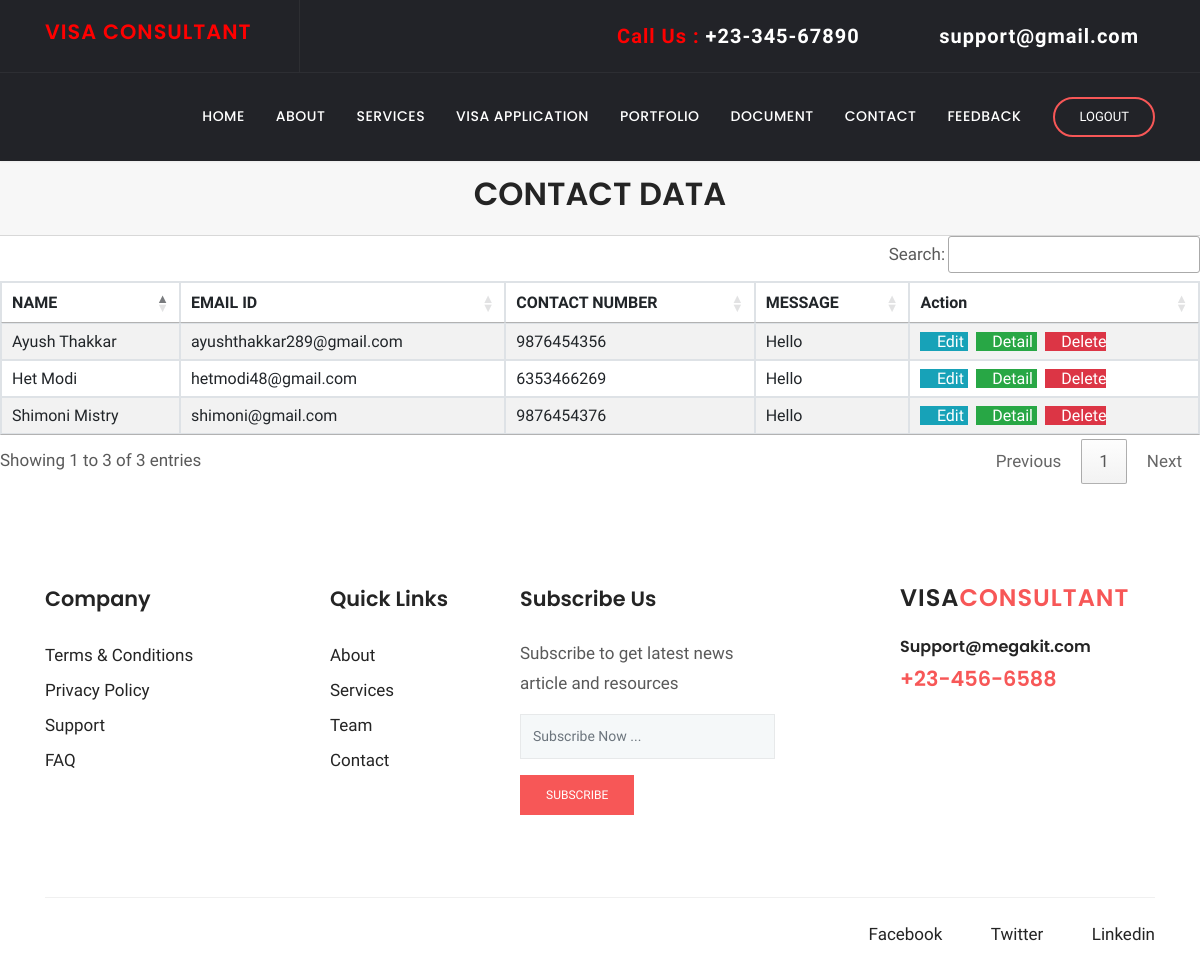
The app's page /Contact/view/ with its own data.
### Contact/models.py (models this page shows, shortened)
class contact(models.Model):
    NAME=models.CharField(max_length=25, null=True, blank=True)
    EMAIL=models.EmailField(max_length=25, null=True, blank=True)
    NUMBER=models.IntegerField(null=True, blank=True)
    MESSAGE=models.TextField(max_length=25, null=True, blank=True)

### Contact/views.py (the view)
# urls.py: path('view/', ListContactView.as_view(), name= 'contact-view'),
class ListContactView(ListView):
    model = contact
    context_object_name = 'Contact'
    template_name = 'Contact/contact_list.html'

### Contact/templates/Contact/contact_list.html (shortened to what this page needs)
{% load static %}
{% block extra_css %}
      <link rel="stylesheet" href="{% static 'plugins/bootstrap/css/bootstrap.min.css' %}">
      <link rel="stylesheet" href="{% static 'plugins/themify/css/themify-icons.css' %}">
      <link rel="stylesheet" href="{% static 'plugins/fontawesome/css/all.css' %}">
      <link rel="stylesheet" href="{% static 'plugins/magnific-popup/dist/magnific-popup.css' %}">
      <link rel="stylesheet" href="{% static 'plugins/slick-carousel/slick/slick.css' %}">
      <link rel="stylesheet" href="{% static 'plugins/slick-carousel/slick/slick-theme.css' %}">
      <link rel="stylesheet" href="{% static 'css/style.css' %}">
<link rel="stylesheet" href="https://cdn.datatables.net/1.10.25/css/jquery.dataTables.min.css">
<link rel="stylesheet" href="https://cdn.datatables.net/buttons/1.7.1/css/buttons.dataTables.min.css">
<link rel="stylesheet" href="https://cdn.datatables.net/searchbuilder/1.1.0/css/searchBuilder.dataTables.min.css">
<link rel="stylesheet" href="https://cdn.datatables.net/datetime/1.1.0/css/dataTables.dateTime.min.css">
<link rel="stylesheet" href="https://cdn.datatables.net/1.10.25/css/jquery.dataTables.min.css">
<link rel="stylesheet" href="https://cdn.datatables.net/colreorder/1.5.4/css/colReorder.dataTables.min.css">
{% endblock %}
{% block body %}
<header class="navigation">
	<div class="header-top ">
		<div class="container">
			<div class="row justify-content-between align-items-center">
				<div class="col-lg-3 col-md-3">
					<div class="header-top-socials text-left text-lg-left text-md-left">
                        <div>
                          <a class="navbar-brand" href="{% url 'index' %}">
                            <span>
                                <h4 STYLE="color: red">VISA CONSULTANT</h4>
                            </span>
                          </a>
                        </div>
					</div>
				</div>
				<div class="col-lg-8 col-md-8 text-center text-lg-right text-md-right">
					<div class="header-top-info">
						<a href="tel:+23-345-67890" class="navbar-brand" style="color: red">Call Us : <span>+23-345-67890</span></a>
						<a href="mailto:support@gmail.com" class="navbar-brand" style="color: red"><i class="fa fa-envelope mr-2"></i><span>support@gmail.com</span></a>
					</div>
				</div>
			</div>
		</div>
	</div>
	<nav class="navbar navbar-expand-lg  py-4" id="navbar">
		<div class="container">
		  <div class="collapse navbar-collapse text-center" id="navbarsExample09">
			<ul class="navbar-nav ml-auto">
			  <li class="nav-item active">
				<a class="nav-link" href="{% url 'index' %}">Home <span class="sr-only">(current)</span></a>
			  </li>
			  <li class="nav-item dropdown">
					<a class="nav-link dropdown-toggle" href="{% url 'about' %}" id="dropdown03" data-toggle="dropdown" aria-haspopup="true" aria-expanded="false">About</a>
			  </li>
			   <li class="nav-item dropdown">
					<a class="nav-link dropdown-toggle" href="{% url 'service_form' %}" id="dropdown05" data-toggle="dropdown" aria-haspopup="true" aria-expanded="false">Services</a>
			  </li>
			   <li class="nav-item dropdown">
					<a class="nav-link dropdown-toggle" href="{% url 'visa_form' %}" id="dropdown05" data-toggle="dropdown" aria-haspopup="true" aria-expanded="false">Visa Application</a>
			  </li>
			   <li class="nav-item"><a class="nav-link" href="{% url 'project' %}">Portfolio</a></li>
			   <li class="nav-item dropdown">
					<a class="nav-link dropdown-toggle" href="{% url 'document_form' %}" id="dropdown05" data-toggle="dropdown" aria-haspopup="true" aria-expanded="false">Document</a>
			  </li>
			   <li class="nav-item"><a class="nav-link" href="{% url 'contact_form' %}">Contact</a></li>
			   <li class="nav-item"><a class="nav-link" href="{% url 'feedback_form' %}">Feedback</a></li>
			</ul>
			<form class="form-lg-inline my-2 my-md-0 ml-lg-4 text-center">
			  <a href="{% url 'logout' %}" class="btn btn-solid-border btn-round-full">Logout</a>
			</form>
		  </div>
		</div>
	</nav>
</header>
              <div class="card-header">
                  <h2 align="center"> CONTACT DATA </h2>
              </div>
                <table id="example1" class="table table-bordered table-striped" id="example1">
                  <thead>
                  <tr>
                      <th>NAME</th>
                      <th>EMAIL ID</th>
                      <th>CONTACT NUMBER</th>
                      <th>MESSAGE</th>
                      <th>Action</th>
                  </tr>
                  </thead>
                    <tbody>
                        {% for contact in Contact %}
                        <tr>
                            <td>{{ contact.NAME }}</td>
                            <td>{{ contact.EMAIL }}</td>
                            <td>{{ contact.NUMBER }}</td>
                            <td>{{ contact.MESSAGE }}</td>
                            <td>
                                <a href="{% url 'contact-update'  contact.id %}" class="btn-info" >
                                    <i class="fas fa-pencil-alt"></i> Edit
                                </a>
                                <a href="{% url 'contact-detail'  contact.id %}" class="btn-success">
                                    <i class="fas fa-file-invoice"></i> Detail
                                </a>
                                <a href="{% url 'contact-delete'  contact.id %}" class="btn-danger">
                                    <i class="fas fa-trash-alt"></i> Delete
                                </a>
                            </td>
                        </tr>
                    {% endfor %}
                  </tbody>
                </table>
<footer class="footer section">
	<div class="container">
		<div class="row">
			<div class="col-lg-3 col-md-6 col-sm-6">
				<div class="widget">
					<h4 class="text-capitalize mb-4">Company</h4>
					<ul class="list-unstyled footer-menu lh-35">
						<li><a href="#">Terms & Conditions</a></li>
						<li><a href="#">Privacy Policy</a></li>
						<li><a href="#">Support</a></li>
						<li><a href="#">FAQ</a></li>
					</ul>
				</div>
			</div>
			<div class="col-lg-2 col-md-6 col-sm-6">
				<div class="widget">
					<h4 class="text-capitalize mb-4">Quick Links</h4>
					<ul class="list-unstyled footer-menu lh-35">
						<li><a href="{% url 'about' %}">About</a></li>
						<li><a href="{% url 'service_form' %}">Services</a></li>
						<li><a href="{% url 'about' %}">Team</a></li>
						<li><a href="{% url 'contact_form' %}">Contact</a></li>
					</ul>
				</div>
			</div>
			<div class="col-lg-3 col-md-6 col-sm-6">
				<div class="widget">
					<h4 class="text-capitalize mb-4">Subscribe Us</h4>
					<p>Subscribe to get latest news article and resources  </p>
					<form action="#" class="sub-form">
						<input type="text" class="form-control mb-3" placeholder="Subscribe Now ...">
						<a href="#" class="btn btn-main btn-small">subscribe</a>
					</form>
				</div>
			</div>
			<div class="col-lg-3 ml-auto col-sm-6">
				<div class="widget">
					<div class="logo mb-4">
						<h3>VISA<span>CONSULTANT</span></h3>
					</div>
					<h6><a href="tel:+23-345-67890" >Support@megakit.com</a></h6>
					<a href="mailto:support@gmail.com"><span class="text-color h4">+23-456-6588</span></a>
				</div>
			</div>
		</div>
		<div class="footer-btm pt-4">
			<div class="row">
				<div class="col-lg-6">
				</div>
				<div class="col-lg-6 text-left text-lg-right">
					<ul class="list-inline footer-socials">
						<li class="list-inline-item"><a href="https://www.facebook.com/saleducationsal/"><i class="ti-facebook mr-2"></i>Facebook</a></li>
						<li class="list-inline-item"><a href="https://mobile.twitter.com/salcampus"><i class="ti-twitter mr-2"></i>Twitter</a></li>
						<li class="list-inline-item"><a href="https://www.linkedin.com/school/sal-college-of-engineering-113-/"><i class="ti-linkedin mr-2 "></i>Linkedin</a></li>
					</ul>
				</div>
			</div>
		</div>
	</div>
</footer>
{% endblock %}

### client/static/css/style.css (style rules this page uses)
h1, .h1, h2, .h2, h3, .h3, h4, .h4, h5, .h5, h6, .h6 { font-family: "Poppins", sans-serif; font-weight: 600; color: #242424; }
h2, .h2 { font-size: 2rem; font-weight: 600; line-height: 42px; }
h3, .h3 { font-size: 1.5rem; }
h4, .h4 { font-size: 1.3rem; line-height: 30px; }
h6, .h6 { font-size: 1rem; }
p { line-height: 30px; }
input[type="email"], input[type="password"], input[type="text"], input[type="tel"] { box-shadow: none; height: 45px; outline: none; font-size: 14px; }
.form-control { box-shadow: none; border-radius: 0; }
.btn { display: inline-block; font-size: 14px; font-size: 0.8125rem; font-weight: 400; padding: 1rem 2.5rem; text-transform: uppercase; border-radius: 0; transition: all 0.2s ease; }
.btn-main, .btn-transparent, .btn-small { background: #f75757; color: #fff; transition: all 0.2s ease; }
.btn-solid-border { border: 2px solid #f75757; background: transparent; color: #242424; }
.btn-small { padding: 10px 25px; font-size: 12px; }
.btn-round-full { border-radius: 50px; }
.section { padding: 100px 0; }
.text-color { color: #f75757; }
a { color: #242424; text-decoration: none; }
#navbar { background: #222328; box-shadow: 0 1px 2px rgba(0, 0, 0, 0.05); }
#navbar li { padding-left: 15px; }
#navbar .nav-link { font-family: "Poppins", sans-serif; font-weight: 500; color: #fff; text-transform: uppercase; font-size: 14px; letter-spacing: .5px; transition: all .25s ease; }
#navbar .btn { padding: .5rem 1.5rem; color: #fff; }
.header-top { background: #222328; color: #919194; border-bottom: 1px solid rgba(255, 255, 255, 0.05); }
.header-top .header-top-socials { border-right: 1px solid rgba(255, 255, 255, 0.05); padding: 12px 0px; }
.header-top .header-top-socials a { color: #919194; margin-right: 15px; font-size: 16px; }
.header-top .header-top-info { color: #919194; font-size: 16px; }
.header-top .header-top-info a span { color: #fff; }
.header-top .header-top-info a { margin-left: 35px; color: #919194; }
.navbar-brand { color: #fff; font-weight: 600; letter-spacing: 1px; }
.navbar-brand span { color: #f75757; }
.dropdown-toggle::after { display: none; }
.widget { margin-bottom: 30px; padding-bottom: 35px; }
.footer { padding-bottom: 10px; }
.lh-35 { line-height: 35px; }
.logo { color: #242424; font-weight: 600; letter-spacing: 1px; }
.logo span { color: #f75757; }
.sub-form { position: relative; }
.sub-form .form-control { border: 1px solid rgba(0, 0, 0, 0.06); background: #f5f8f9; }
.footer-btm { border-top: 1px solid rgba(0, 0, 0, 0.06); }
.footer-socials li a { margin-left: 15px; }

### records on screen
contact: NAME "Het Modi", EMAIL "hetmodi48@gmail.com", NUMBER "6353466269", MESSAGE "Hello"
contact: NAME "Ayush Thakkar", EMAIL "ayushthakkar289@gmail.com", NUMBER "9876454356", MESSAGE "Hello"
contact: NAME "Shimoni Mistry", EMAIL "shimoni@gmail.com", NUMBER "9876454376", MESSAGE "Hello"
